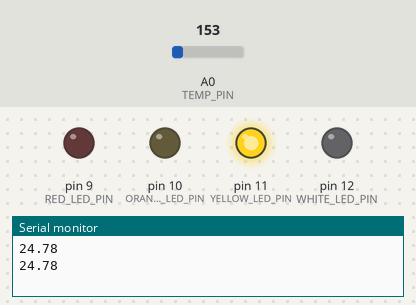
The sketch below on a simulated Arduino Uno, built with avr-gcc and run on an emulated ATmega328P. On the bench: output pins drawn as LEDs (lit = HIGH), the last lines printed to the serial monitor. The inputs (shaded band) are chosen by the test bench; at power-on: A0 (TEMP_PIN) = 153.

Above: at 5.8 s.
5.9 s: A0 (TEMP_PIN) set to 164
At 11.3 s:
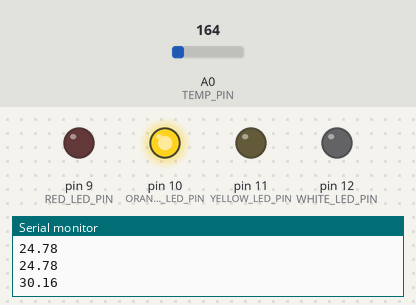
11.9 s: A0 (TEMP_PIN) set to 175
At 16.3 s:
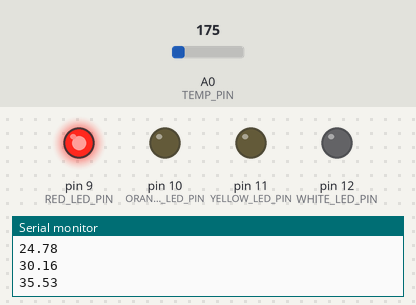
17.9 s: A0 (TEMP_PIN) set to 133
At 21.3 s:
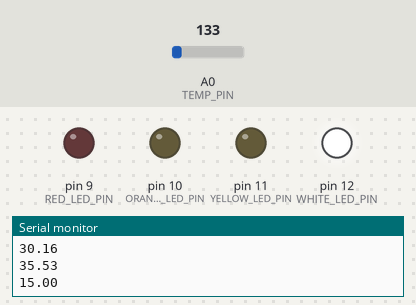
23.9 s: A0 (TEMP_PIN) set to 114
At 26.3 s:
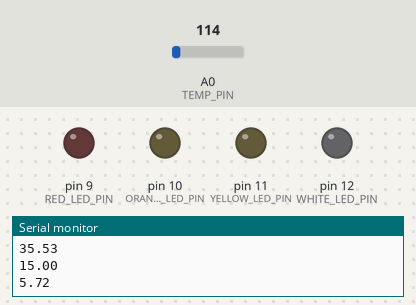
29.9 s: A0 (TEMP_PIN) set to 143
At 31.4 s:
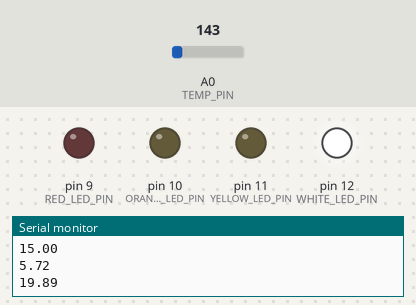
35.9 s: A0 (TEMP_PIN) set to 165
At 41.4 s:
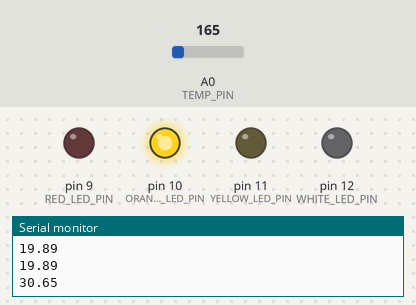
Timing chart, 0 to 42.9 s (numbered marks = the images above; inputs shaded):
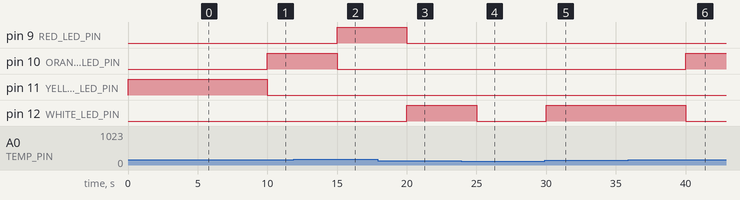

The sketch:

Task1.1P.ino
```cpp
// ----------------------------------------------------------------------------
// File:        Task1.1P.ino
// Author:      Codey Funston
// Version:     1.0.0
//
// Description:
//
//              Using Arduino Uno R3 board, LEDs show level
//              of fire danger. Levels are white < yellow <
//              orange < red.
//
// ----------------------------------------------------------------------------

const uint8_t TEMP_PIN = A0;

const uint8_t WHITE_LED_PIN = 12;
const uint8_t YELLOW_LED_PIN = 11;
const uint8_t ORANGE_LED_PIN = 10;
const uint8_t RED_LED_PIN = 9;

float voltageToCelcius(uint16_t volt_in) {
  // The ADC sends 5v as 1023, therefore:
  // ADC / voltage = 1023 / 5
  float ADC_to_volt = volt_in * (5.0 / 1023.0);
  return (1000 * ADC_to_volt - 500) / 10.0;
}

void setup() {
  pinMode(TEMP_PIN, INPUT);

  pinMode(WHITE_LED_PIN, OUTPUT);
  pinMode(YELLOW_LED_PIN, OUTPUT);
  pinMode(ORANGE_LED_PIN, OUTPUT);
  pinMode(RED_LED_PIN, OUTPUT);

  Serial.begin(9600);
}

void loop() {
  digitalWrite(WHITE_LED_PIN, LOW);
  digitalWrite(YELLOW_LED_PIN, LOW);
  digitalWrite(ORANGE_LED_PIN, LOW);
  digitalWrite(RED_LED_PIN, LOW);

  float temp = voltageToCelcius(analogRead(TEMP_PIN));
  Serial.println(temp);

  // If temp is less than 15 no lights show as there is no fire danger.

  if (temp >= 15 && temp < 20) {
    digitalWrite(WHITE_LED_PIN, HIGH);
  }

  else if (temp >= 20 && temp < 30) {
    digitalWrite(YELLOW_LED_PIN, HIGH);
  }

  else if (temp >= 30 && temp < 35) {
    digitalWrite(ORANGE_LED_PIN, HIGH);
  }

  else if (temp >= 35) {
    digitalWrite(RED_LED_PIN, HIGH);
  }

  delay(5000);
}
```

Measured:
- the behaviour switches between 163 and 164 on A0 (TEMP_PIN) (found by bisection; images 0 and 1)
- the behaviour switches between 132 and 133 on A0 (TEMP_PIN) (found by bisection; images 4 and 5)
- after the input at 5.9 s, pin 10 (ORANGE_LED_PIN): LOW → HIGH after 4.1 s; pin 11 (YELLOW_LED_PIN): HIGH → LOW after 4.1 s
- after the input at 11.9 s, pin 9 (RED_LED_PIN): LOW → HIGH after 3.1 s; pin 10 (ORANGE_LED_PIN): HIGH → LOW after 3.1 s
- after the input at 17.9 s, pin 9 (RED_LED_PIN): HIGH → LOW after 2.1 s; pin 12 (WHITE_LED_PIN): LOW → HIGH after 2.1 s
- after the input at 23.9 s, pin 12 (WHITE_LED_PIN): HIGH → LOW after 1.1 s
- after the input at 29.9 s, pin 12 (WHITE_LED_PIN): LOW → HIGH after 0.10 s
- after the input at 35.9 s, pin 10 (ORANGE_LED_PIN): LOW → HIGH after 4.1 s; pin 12 (WHITE_LED_PIN): HIGH → LOW after 4.1 s
